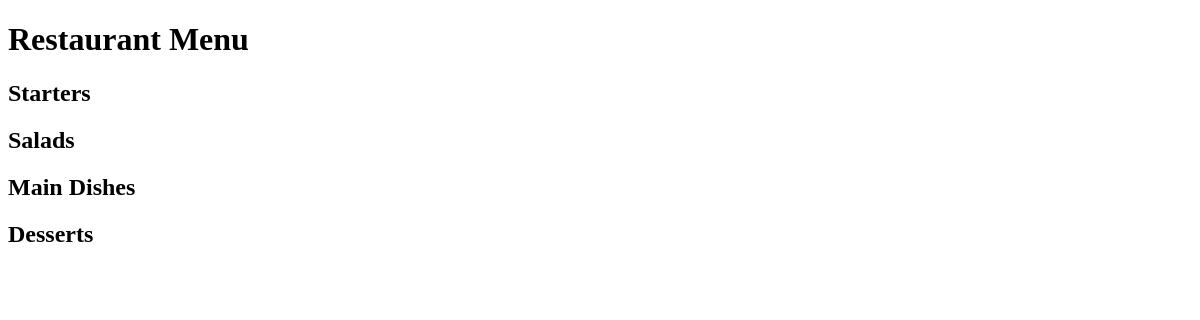
Before: / with the older database file.
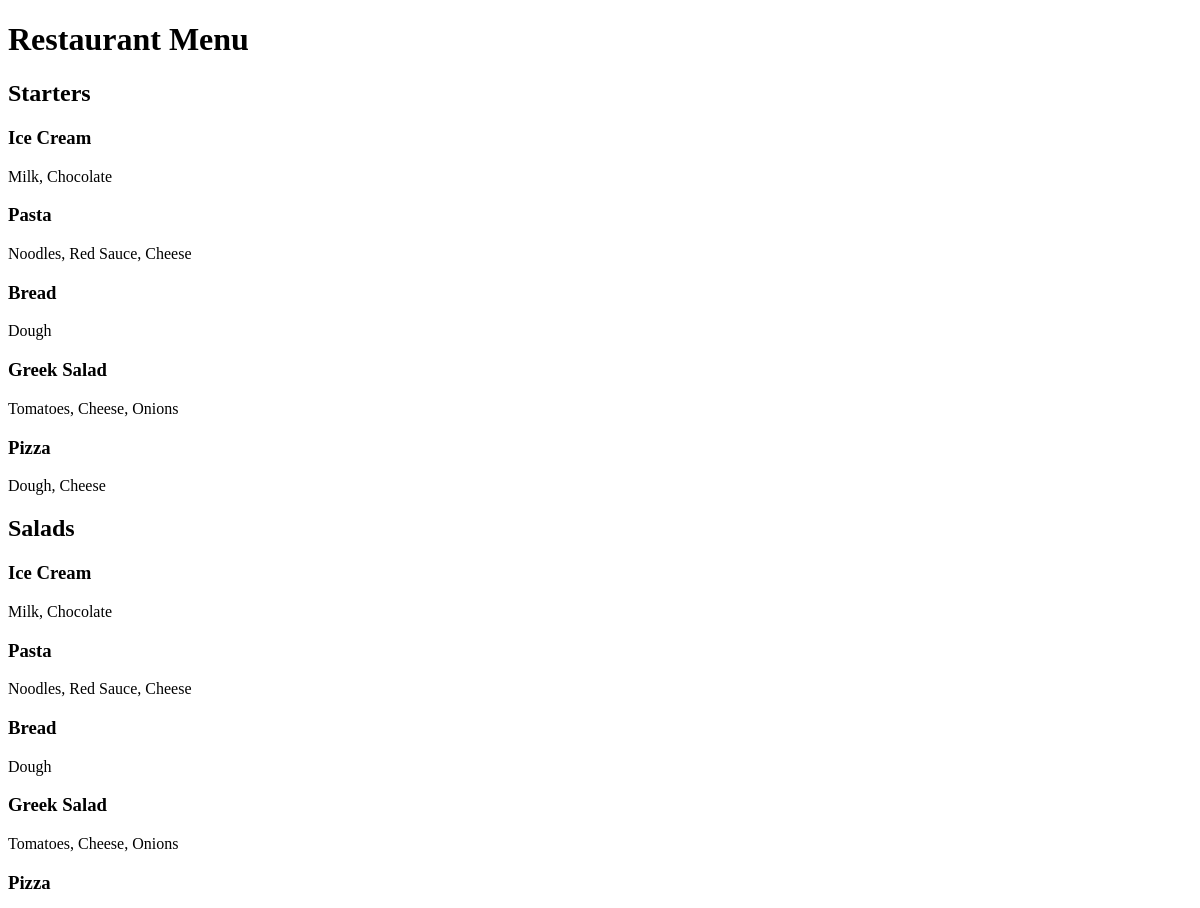
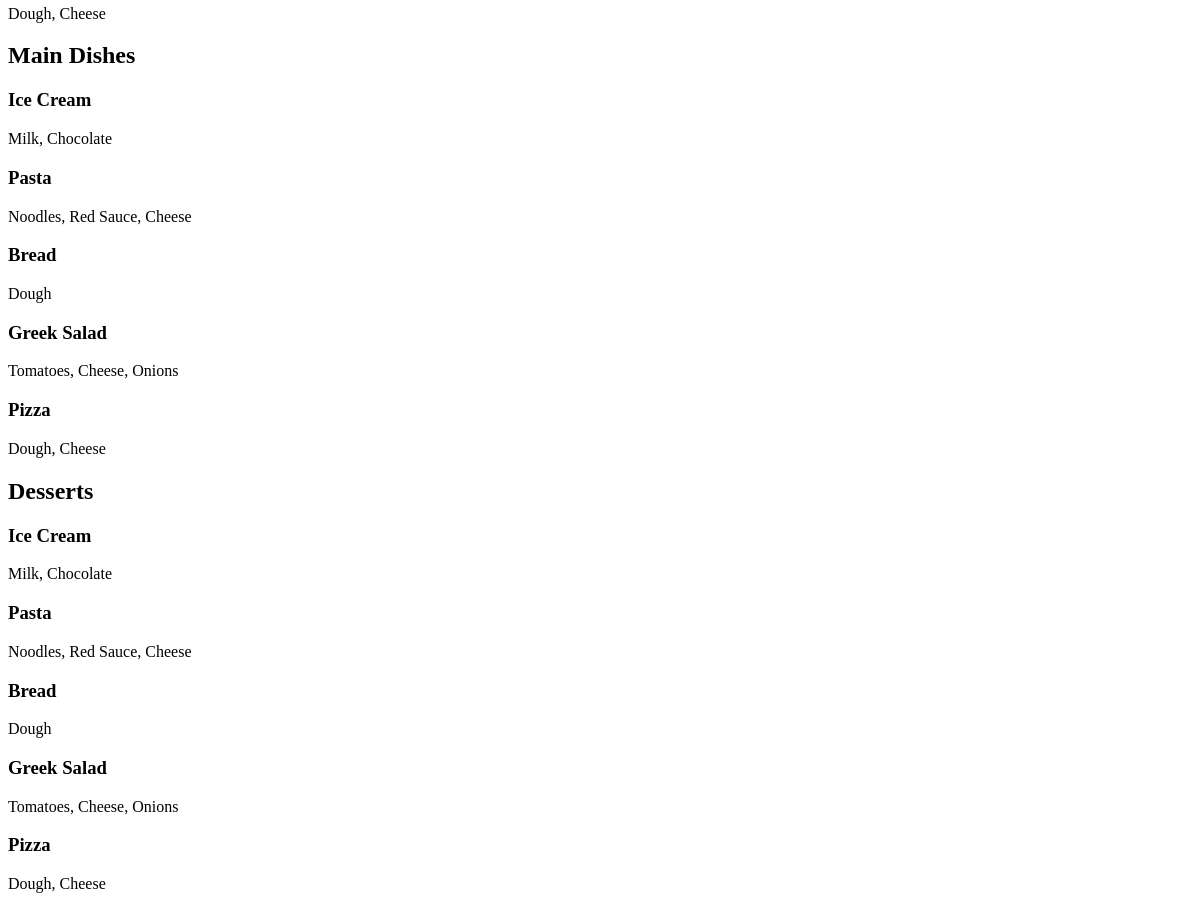
After: the same page with the newer database file (2 pictures, top to bottom).
### restaurant_menu/models.py (models this page shows, shortened)
class Item(models.Model):
    meal = models.CharField(max_length=1000, unique=True)
    description = models.CharField(max_length=2000)
    price = models.DecimalField(max_digits=10, decimal_places=2)
    meal_type = models.CharField(max_length=200, choices=MEAL_TYPE)
    author = models.ForeignKey(User, on_delete=models.PROTECT)
    status = models.IntegerField(choices=STATUS, default=1)
    date_created = models.DateTimeField(auto_now_add=True)
    date_updated = models.DateTimeField(auto_now=True)

### restaurant_menu/views.py (the view)
# urls.py: path('', views.MenuList.as_view(), name='home')
class MenuList(generic.ListView):
    queryset = Item.objects.order_by("-date_created")
    template_name = "index.html"
    def get_context_data(self, *, object_list=None, **kwargs):
        context = super().get_context_data(**kwargs)
        context["meals"] = MEAL_TYPE
        return context

### restaurant_menu/templates/index.html (shortened to what this page needs)
<!DOCTYPE html>
<html lang="en">
<head>
</head>
<body>
    <h1>Restaurant Menu</h1>
        {% for meal in meals %}
            <h2>{{ meal.1 }}</h2>
            {% for row in item_list %}
                <h3>{{ row.meal }}</h3>
                    <p>{{ row.description }}</p>
            {% endfor %}
        {% endfor %}
</body>
</html>

Changed rows visible on the page:
added Item: meal "Ice Cream", description "Milk, Chocolate"
added Item: meal "Pasta", description "Noodles, Red Sauce, Cheese"
added Item: meal "Bread", description "Dough"
added Item: meal "Greek Salad", description "Tomatoes, Cheese, Onions"
added Item: meal "Pizza", description "Dough, Cheese"
